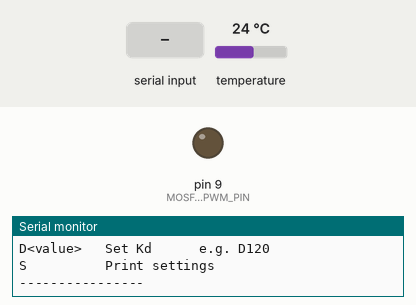
This sketch was run on a simulated Arduino Uno, built with avr-gcc and run on an emulated ATmega328P. On the bench: output pins drawn as LEDs (lit = HIGH), the last lines printed to the serial monitor. Inputs (shaded band) come from the test bench; at power-on: temperature 24 °C.

Above: at 2.2 s.
2.3 s: temperature set to 33 °C
At 3.7 s:
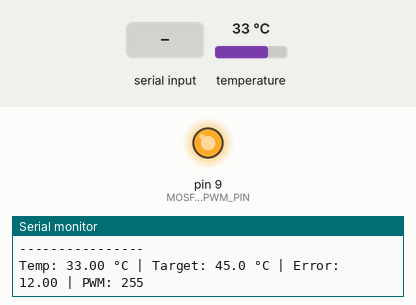
7.6 s: temperature set to 41 °C
12.9 s: "O90\n" received over Serial
16.1 s: "P,45\n" received over Serial
At 18.7 s:
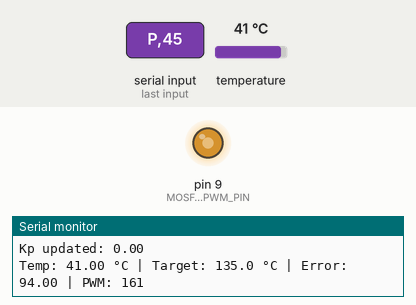
20.7 s: "O,45\n" received over Serial
At 22.8 s:
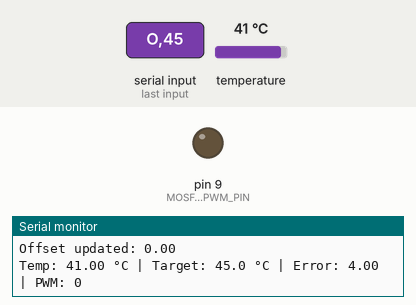
Timing chart, 0 to 25.3 s (numbered marks = the images above; inputs shaded):
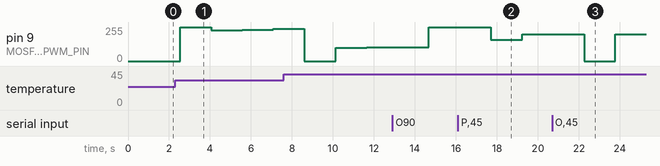

The sketch:

Thermal_ring_syntax_fixed.ino
```cpp
  #include <OneWire.h>
  #include <DallasTemperature.h>

  #define ONE_WIRE_BUS 2
  #define MOSFET_PWM_PIN 9

  OneWire oneWire(ONE_WIRE_BUS);
  DallasTemperature sensors(&oneWire);

  const float SAFE_CUTOFF = 57.0;

  float SETPOINT = 45.0;
  float offset   = 0.0;

  float Kp = 18;
  float Ki = 0.3;
  float Kd = 150;

  float integral  = 0;
  float lastError = 0;

  unsigned long lastTime = 0;

  String inputBuffer = "";

  void printHelp() {
    Serial.println("--- Commands ---");
    Serial.println("T<value>   Set target  e.g. T45.5");
    Serial.println("O<value>   Set offset  e.g. O-2.0");
    Serial.println("P<value>   Set Kp      e.g. P40");
    Serial.println("I<value>   Set Ki      e.g. I0.8");
    Serial.println("D<value>   Set Kd      e.g. D120");
    Serial.println("S          Print settings");
    Serial.println("----------------");
  }

  void printSettings() {
    Serial.print("Setpoint: "); Serial.print(SETPOINT);
    Serial.print(" | Offset: "); Serial.print(offset);
    Serial.print(" | Effective target: "); Serial.println(SETPOINT + offset);

    Serial.print("Kp: "); Serial.print(Kp);
    Serial.print(" Ki: "); Serial.print(Ki);
    Serial.print(" Kd: "); Serial.println(Kd);
  }

  void handleSerial() {

    while (Serial.available()) {

      char c = (char)Serial.read();

      if (c == '\n' || c == '\r') {

        if (inputBuffer.length() == 0) return;

        char cmd = toupper(inputBuffer.charAt(0));
        float val = inputBuffer.substring(1).toFloat();

        switch (cmd) {

          case 'T':
            if (val > 0 && val < SAFE_CUTOFF) {
              SETPOINT = val;
              integral = 0;
              Serial.print("Setpoint updated: ");
              Serial.println(SETPOINT);
            }
            else {
              Serial.println("Invalid target temperature");
            }
            break;

          case 'O':
            offset = val;
            Serial.print("Offset updated: ");
            Serial.println(offset);
            break;

          case 'P':
            Kp = val;
            Serial.print("Kp updated: ");
            Serial.println(Kp);
            break;

          case 'I':
            Ki = val;
            integral = 0;
            Serial.print("Ki updated: ");
            Serial.println(Ki);
            break;

          case 'D':
            Kd = val;
            Serial.print("Kd updated: ");
            Serial.println(Kd);
            break;

          case 'S':
            printSettings();
            break;

          case 'H':
            printHelp();
            break;

          default:
            Serial.println("Unknown command. Send H for help.");
        }

        inputBuffer = "";
      }
      else {
        inputBuffer += c;
      }
    }
  }

  void setup() {

    Serial.begin(115200);

    pinMode(MOSFET_PWM_PIN, OUTPUT);
    analogWrite(MOSFET_PWM_PIN, 0);

    sensors.begin();

    lastTime = millis();

    Serial.println("Thermal ring controller starting...");
    printHelp();

    delay(1000);
  }

  void loop() {

    handleSerial();

    sensors.requestTemperatures();
    delay(750);

    float temp = sensors.getTempCByIndex(0);

    if (isnan(temp) || temp == DEVICE_DISCONNECTED_C) {
      Serial.println("ERROR: Temperature sensor failure!");
      analogWrite(MOSFET_PWM_PIN, 0);
      delay(1000);
      return;
    }

    if (temp >= SAFE_CUTOFF) {
      Serial.println("THERMAL CUTOFF TRIGGERED");
      analogWrite(MOSFET_PWM_PIN, 0);
      delay(2000);
      return;
    }

    unsigned long now = millis();
    float dt = (now - lastTime) / 1000.0;
    lastTime = now;

    if (dt <= 0 || dt > 5.0) {
      return;
    }

    float target = SETPOINT + offset;
    float error = target - temp;

    integral += error * dt;

    if (Ki > 0) {
      integral = constrain(integral, -200.0 / Ki, 200.0 / Ki);
    }

    float derivative = (error - lastError) / dt;
    lastError = error;

    float output = (Kp * error) + (Ki * integral) + (Kd * derivative);

    int pwmOut = constrain((int)output, 0, 255);

    analogWrite(MOSFET_PWM_PIN, pwmOut);

    Serial.print("Temp: ");
    Serial.print(temp, 2);
    Serial.print(" °C | Target: ");
    Serial.print(target, 1);
    Serial.print(" °C | Error: ");
    Serial.print(error, 2);
    Serial.print(" | PWM: ");
    Serial.println(pwmOut);
  }
```

Measured:
- after the input at 16.1 s, pin 9 (MOSFET_PWM_PIN): 255/255 → 161/255 after 1.6 s, → 200/255 1.5 s later
- after the input at 20.7 s, pin 9 (MOSFET_PWM_PIN): 200/255 → 0/255 after 1.6 s, → 200/255 1.5 s later
